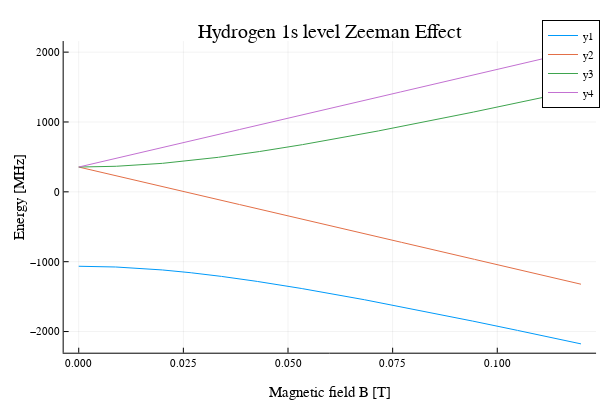

Notebook code cell kept with this figure:
### Code cell
Plots.plot(B₀,[E1fm,E2fm,E3fm,E4fm],xaxis="Magnetic field B [T]", yaxis="Energy [MHz]", title="Hydrogen 1s level Zeeman Effect")

### Figure 1 — Plotly figure (JSON) as saved in the notebook; plotly's stock layout.template omitted (floating-point values rounded to 4 significant figures; data arrays with more than 128 entries replaced by an {"elided": "..."} marker saying what was removed)
{"data": [{"colorbar": {"title": ""}, "legendgroup": "y1", "line": {"color": "rgba(0, 154, 250, 1.000)", "dash": "solid", "shape": "linear", "width": 1}, "mode": "lines", "name": "y1", "showlegend": true, "type": "scatter", "x": {"elided": "1201 float values"}, "xaxis": "x", "y": {"elided": "1201 float values"}, "yaxis": "y", "zmax": null, "zmin": null}, {"colorbar": {"title": ""}, "legendgroup": "y2", "line": {"color": "rgba(227, 111, 71, 1.000)", "dash": "solid", "shape": "linear", "width": 1}, "mode": "lines", "name": "y2", "showlegend": true, "type": "scatter", "x": {"elided": "1201 float values"}, "xaxis": "x", "y": {"elided": "1201 float values"}, "yaxis": "y", "zmax": null, "zmin": null}, {"colorbar": {"title": ""}, "legendgroup": "y3", "line": {"color": "rgba(62, 164, 78, 1.000)", "dash": "solid", "shape": "linear", "width": 1}, "mode": "lines", "name": "y3", "showlegend": true, "type": "scatter", "x": {"elided": "1201 float values"}, "xaxis": "x", "y": {"elided": "1201 float values"}, "yaxis": "y", "zmax": null, "zmin": null}, {"colorbar": {"title": ""}, "legendgroup": "y4", "line": {"color": "rgba(195, 113, 210, 1.000)", "dash": "solid", "shape": "linear", "width": 1}, "mode": "lines", "name": "y4", "showlegend": true, "type": "scatter", "x": {"elided": "1201 float values"}, "xaxis": "x", "y": {"elided": "1201 float values"}, "yaxis": "y", "zmax": null, "zmin": null}], "layout": {"annotations": [{"font": {"color": "rgba(0, 0, 0, 1.000)", "family": "sans-serif", "size": 20}, "rotation": 0, "showarrow": false, "text": "Hydrogen 1s level Zeeman Effect", "x": 0.5498, "xanchor": "center", "xref": "paper", "y": 1, "yanchor": "top", "yref": "paper"}], "height": 400, "legend": {"bgcolor": "rgba(255, 255, 255, 1.000)", "bordercolor": "rgba(0, 0, 0, 1.000)", "borderwidth": 1, "font": {"color": "rgba(0, 0, 0, 1.000)", "family": "sans-serif", "size": 11}, "title": {"font": {"color": "rgba(0, 0, 0, 1.000)", "family": "sans-serif", "size": 15}, "text": ""}, "tracegroupgap": 0, "traceorder": "normal", "x": 1, "xanchor": "auto", "y": 1, "yanchor": "auto"}, "margin": {"b": 20, "l": 0, "r": 0, "t": 20}, "paper_bgcolor": "rgba(255, 255, 255, 1.000)", "plot_bgcolor": "rgba(255, 255, 255, 1.000)", "showlegend": true, "width": 600, "xaxis": {"anchor": "y", "domain": [0.1061, 0.9934], "gridcolor": "rgba(0, 0, 0, 0.100)", "gridwidth": 0.5, "linecolor": "rgba(0, 0, 0, 1.000)", "mirror": false, "range": [-0.0036, 0.1236], "showgrid": true, "showline": true, "showticklabels": true, "tickangle": 0, "tickcolor": "rgb(0, 0, 0)", "tickfont": {"color": "rgba(0, 0, 0, 1.000)", "family": "sans-serif", "size": 11}, "tickmode": "array", "ticks": "inside", "ticktext": ["0.000", "0.025", "0.050", "0.075", "0.100"], "tickvals": [0, 0.025, 0.05, 0.075, 0.1], "title": "Magnetic field B [T]", "titlefont": {"color": "rgba(0, 0, 0, 1.000)", "family": "sans-serif", "size": 15}, "type": "-", "visible": true, "zeroline": false, "zerolinecolor": "rgba(0, 0, 0, 1.000)"}, "yaxis": {"anchor": "x", "domain": [0.07581, 0.9415], "gridcolor": "rgba(0, 0, 0, 0.100)", "gridwidth": 0.5, "linecolor": "rgba(0, 0, 0, 1.000)", "mirror": false, "range": [-2303.0, 2159.0], "showgrid": true, "showline": true, "showticklabels": true, "tickangle": 0, "tickcolor": "rgb(0, 0, 0)", "tickfont": {"color": "rgba(0, 0, 0, 1.000)", "family": "sans-serif", "size": 11}, "tickmode": "array", "ticks": "inside", "ticktext": ["−2000", "−1000", "0", "1000", "2000"], "tickvals": [-2000, -1000, 0, 1000, 2000], "title": "Energy [MHz]", "titlefont": {"color": "rgba(0, 0, 0, 1.000)", "family": "sans-serif", "size": 15}, "type": "-", "visible": true, "zeroline": false, "zerolinecolor": "rgba(0, 0, 0, 1.000)"}}}
